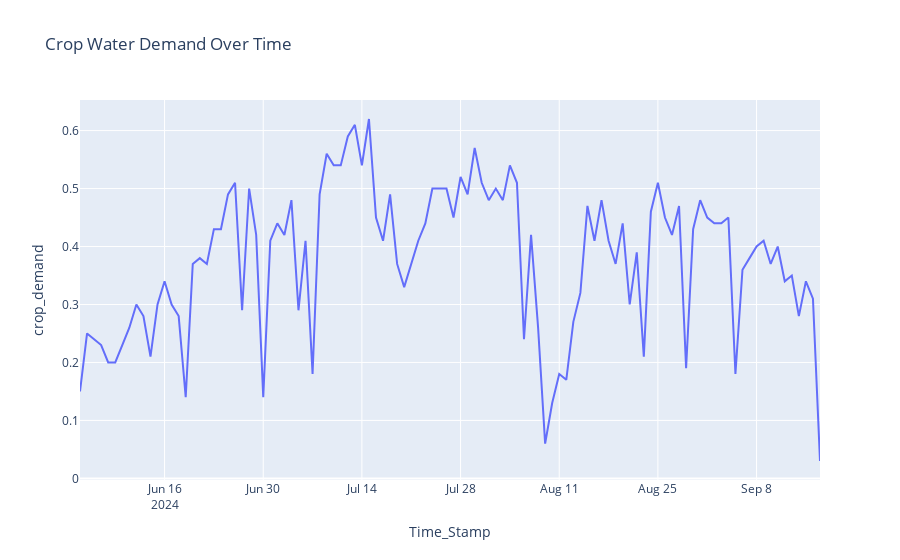

Notebook source saved alongside this figure:
### Code cell
Crop_water_demand = arable_team_2.ArableCanopyEvapotranspiration + arable_team_2.ArableFieldEvapotranspiration
Precip = arable_team_2.Precipitation*arable_team_2.PrecipitationHours
data = pd.DataFrame()
data['Time_Stamp'] = arable_team_2.Timestamp.copy()
data['crop_demand'] = Crop_water_demand.copy()
data['Precip'] = Precip.copy()

fig = px.line(data, x='Time_Stamp', y='crop_demand', title='Crop Water Demand Over Time')
fig.show()
